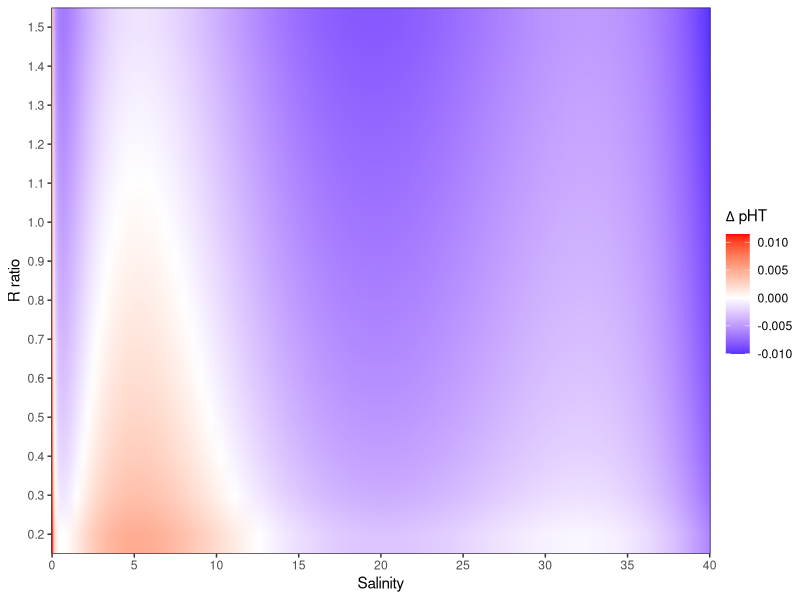
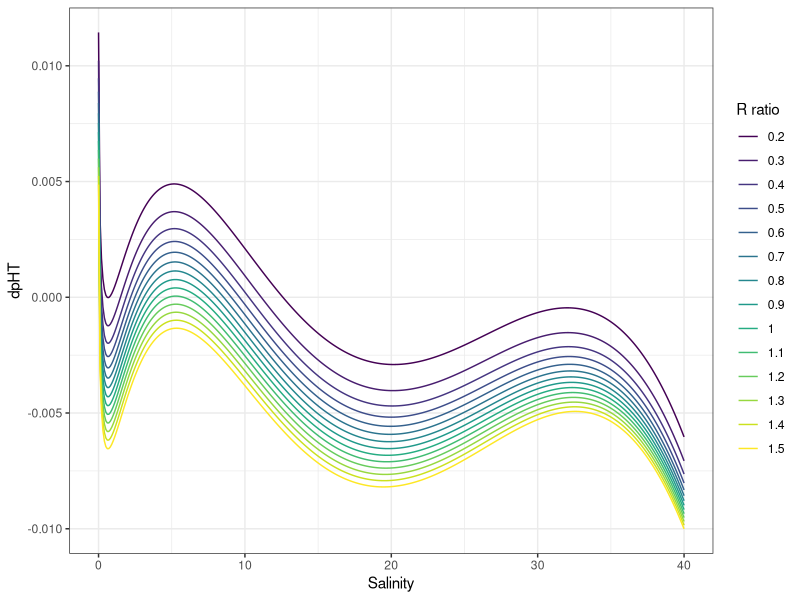
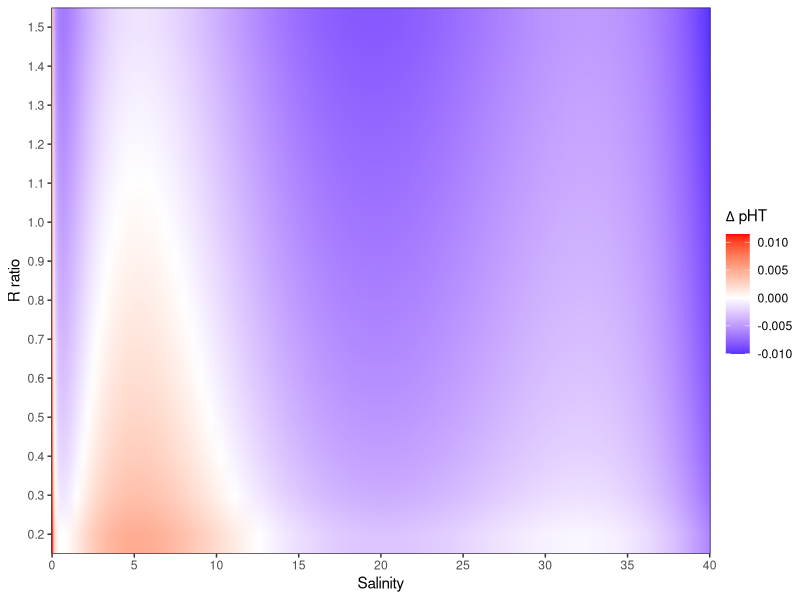
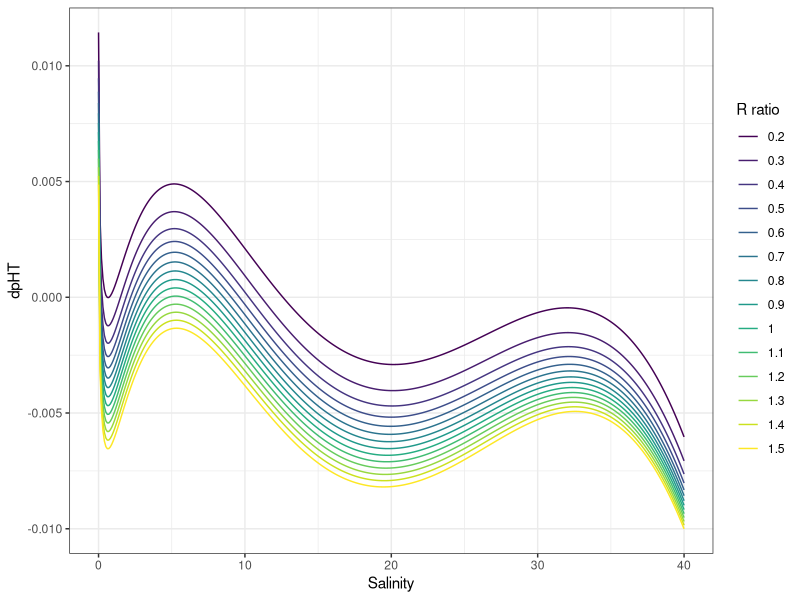

Reproduce these figures in R, in order.
library(data.table)
library(tidyverse)
library(ggplot2)

#### Definitions of equations to calculate pH from measured
#### Salinity (Sal), Temperature in K (Tem) and mCP absorption ratio (Rspec = A434/A578)

#### Mosley et al. 2004

pHT.Mosley <- function(Sal, Tem, Rspec,
                      e1 = 0.00691, e2 = 2.222, e3 = 0.1331) {
  (1245.69/Tem) + 4.4572353 - (0.3238*(Sal^0.5)) + (0.0807*Sal) - (0.01157*(Sal^1.5)) + (0.000694*(Sal^2)) +
    log10( (Rspec-e1) / (e2-Rspec*e3) ) 
  }


#### Mueller and Rehder (2018)

pHT.Mueller <- function(Sal, Tem, Rspec){
  
  #first set of coefficients defines pK2e2 = f(Sal, Tem)
  
    1.08071477e+03                      -
    1.35394946e-01  *Sal^0.5            -   
    1.98063716e+02  *Sal^1.5            +
    6.31924397e+01  *Sal^2              -
    5.18141866e+00  *Sal^2.5            -
    2.66457425e+04  *Tem^-1             +
    5.08796578e+03  *Sal^1.5 * Tem^-1   -
    1.62454827e+03  *Sal^2 * Tem^-1     +
    1.33276788e+02  *Sal^2.5 * Tem^-1   -
    1.89671212e+02  *log(Tem)           +
    3.49038762e+01  *Sal^1.5 * log(Tem) -
    1.11336508e+01  *Sal^2 * log(Tem)   +
    9.12761930e-01  *Sal^2.5 * log(Tem) +
    3.27430677e-01  *Tem              -
    7.51448528e-04  *Sal^0.5 * Tem      +
    3.94838229e-04  *Sal * Tem          -
    6.00237876e-02  *Sal^1.5 * Tem      +
    1.90997693e-02  *Sal^2 * Tem        -
    1.56396488e-03  *Sal^2.5 * Tem      +
    
  #second set of coefficients includes the definition of mCP absorptivity ratios e1 and e3/e3
  #as determined by Liu et al. (2011) and defines the log-term calculation 
    
    
    log10(
      (Rspec -
         (-0.007762 + 4.5174e-5*Tem)) /
        (1 - (Rspec *  (- 0.020813 + 2.60262e-4*Tem + 1.0436e-4*(Sal-35))))
    )
}


#### create data frame with a range of combined theoretical Sal and Rspec values and
#### calculate pHT values incl. deviations according to Mosley and Mueller 

df <- data.table(expand.grid(
  Sal = seq(0,40,0.1),
  Tem = 298.15,
  RSpec = seq(0.2,1.5,0.1)
))



df <- df %>% 
  mutate(pHT.Mueller = pHT.Mueller(Sal, Tem, RSpec)) %>% 
  mutate(pHT.Mosley = pHT.Mosley(Sal, Tem, RSpec)) %>% 
  mutate(dpHT = pHT.Mueller - pHT.Mosley) 


#### plot results and write data file

df %>% 
ggplot(aes(Sal, RSpec, fill=dpHT, col="grey50"))+
  geom_raster(interpolate = TRUE)+
  scale_fill_gradient2(low = "blue", high = "red", mid="white", name=expression(Delta~pHT))+
  labs(x="Salinity", y="R ratio")+
  scale_x_continuous(expand = c(0,0), breaks = seq(0,40,5))+
  scale_y_continuous(expand = c(0,0), breaks = seq(0,5,0.1))+
  theme_test()
ggsave("dpH_Mueller_Mosley_Hovmoeller.jpg")

df %>% 
  ggplot(aes(Sal, dpHT, col=as.factor(RSpec))) +
  geom_line()+
  scale_color_viridis_d(name="R ratio")+
  labs(x="Salinity", name=expression(Delta~pHT))+
  theme_bw()
ggsave("dpH_Mueller_Mosley_linegraph.jpg")


write.csv(df, "dpH_Mueller_Mosley.csv", row.names = FALSE)





